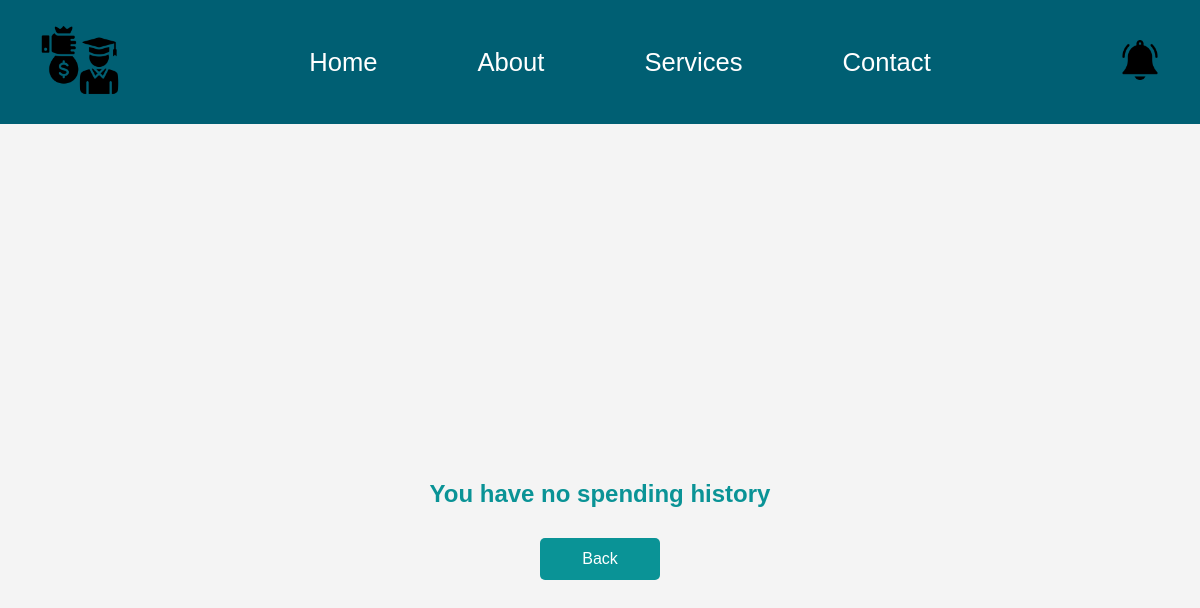
/expenses/ (signed in), run on an earlier commit of the app's database.
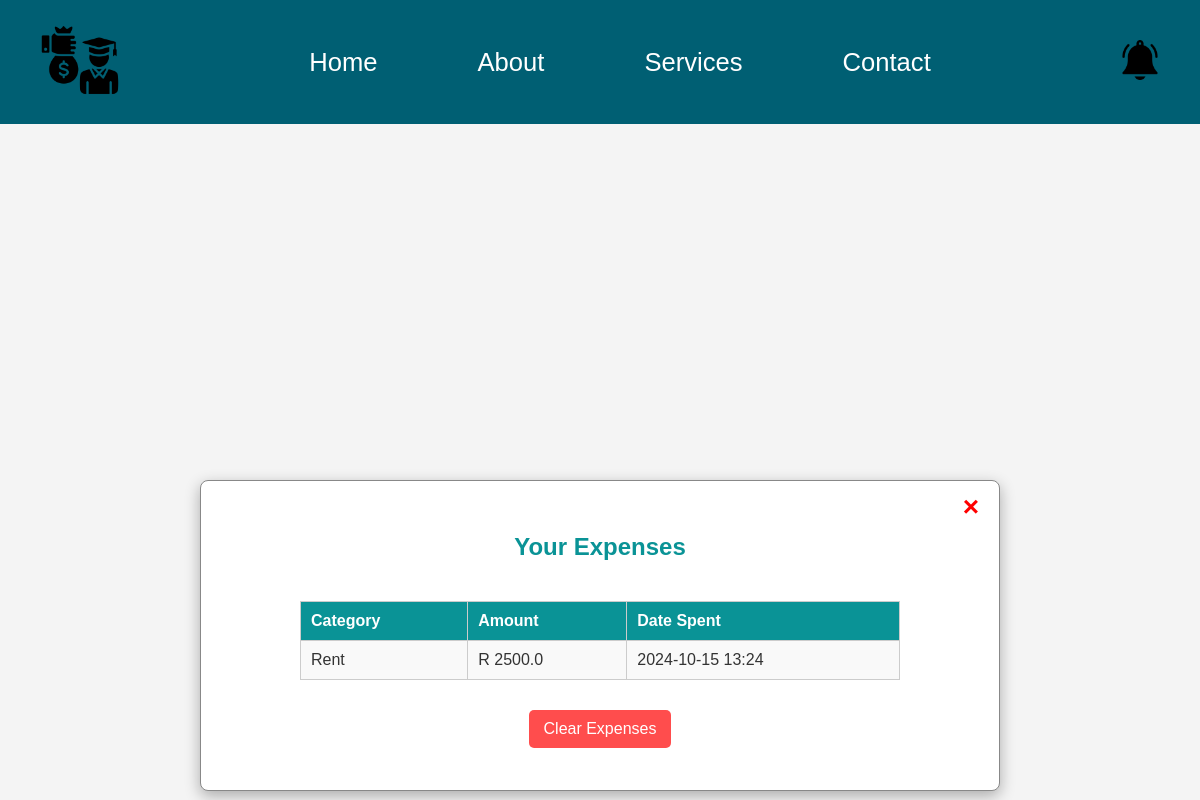
And on a later commit of the database.
### unisave/models.py (models this page shows, shortened)
class Expense(models.Model):
    user = models.ForeignKey(User, on_delete=models.CASCADE)
    amount = models.FloatField()
    category = models.CharField(max_length=255)
    date_spent = models.DateTimeField()

### unisave/views.py (the view)
# urls.py: path('expenses/', views.expenses_view, name='expenses'),
def expenses_view(request):
    try:
        expenses = Expense.objects.filter(user=request.user)
        has_expenses = expenses.exists()
    except Expense.DoesNotExist:
        expenses = None
        has_expenses = False
    return render(request, 'expenses.html', {
        'expenses': expenses,
        'has_expenses': has_expenses,
    })

### templates/expenses.html (shortened to what this page needs)
<!DOCTYPE html>
<html lang="en">
<head>
    {% load static %}
    <link rel="stylesheet" href="{% static 'css/expenses_style.css' %}">
</head>
<body>
    <div class="navbar">
        {% include 'navbar.html' %}
    </div>
    {% if not has_expenses %}
        <h2 class="has-expense">You have no spending history</h2>
        <a href="{% url 'home' %}"><button id="closeBtn" aria-label="closeBtn">Back</button></a>
    {% endif %}
    {% if has_expenses %}
        <div class="expense-display">
            <span class="close" id="closeExpenseDisplay"><a href="{% url 'home' %}"  style="text-decoration: none; color: red;">&times;</a></span>
            <h2>Your Expenses</h2>
            <table>
                <thead>
                    <tr>
                        <th>Category</th>
                        <th>Amount</th>
                        <th>
                            Date Spent
                        </th>
                    </tr>
                </thead>
                <tbody>
                    {% for expense in expenses %}
                    <tr>
                        <td> {{ expense.category }}</td>
                        <td>R {{ expense.amount }}</td>
                        <td>
                            {{ expense.date_spent|date:"Y-m-d H:i" }}
                        </td>
                    </tr>
                    {% endfor %}
                </tbody>
            </table>
            <form method="POST" action="{% url 'clear_expenses' %}">
                <button id="clearBtn" type="submit">Clear Expenses</button>
            </form>
        </div>
    {% endif %}
</body>
</html>

What changed in the data, as far as the page shows it:
added Expense: category "Rent", amount "2500.0", date_spent "2024-10-15 13:24"
Also different on the page:
text no longer shown: "You have no spending history Back"
text now shown: "× Your Expenses Category Amount Date Spent Clear Expenses"
